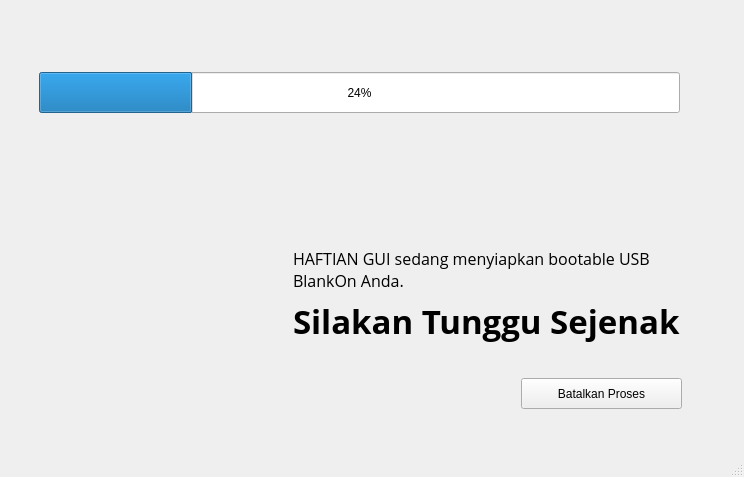
<?xml version="1.0" encoding="UTF-8"?>
<ui version="4.0">
 <class>MainWindow</class>
 <widget class="QMainWindow" name="MainWindow">
  <property name="geometry">
   <rect>
    <x>0</x>
    <y>0</y>
    <width>744</width>
    <height>477</height>
   </rect>
  </property>
  <property name="minimumSize">
   <size>
    <width>744</width>
    <height>477</height>
   </size>
  </property>
  <property name="maximumSize">
   <size>
    <width>744</width>
    <height>477</height>
   </size>
  </property>
  <property name="windowTitle">
   <string>MainWindow</string>
  </property>
  <widget class="QWidget" name="centralwidget">
   <widget class="QWidget" name="">
    <property name="geometry">
     <rect>
      <x>39</x>
      <y>72</y>
      <width>643</width>
      <height>337</height>
     </rect>
    </property>
    <layout class="QVBoxLayout" name="verticalLayout_4">
     <item>
      <widget class="QProgressBar" name="progressBar">
       <property name="minimumSize">
        <size>
         <width>641</width>
         <height>41</height>
        </size>
       </property>
       <property name="maximumSize">
        <size>
         <width>641</width>
         <height>41</height>
        </size>
       </property>
       <property name="value">
        <number>24</number>
       </property>
      </widget>
     </item>
     <item>
      <spacer name="verticalSpacer_3">
       <property name="orientation">
        <enum>Qt::Vertical</enum>
       </property>
       <property name="sizeHint" stdset="0">
        <size>
         <width>20</width>
         <height>40</height>
        </size>
       </property>
      </spacer>
     </item>
     <item>
      <layout class="QHBoxLayout" name="horizontalLayout_2">
       <item>
        <widget class="QLabel" name="label">
         <property name="minimumSize">
          <size>
           <width>175</width>
           <height>240</height>
          </size>
         </property>
         <property name="maximumSize">
          <size>
           <width>175</width>
           <height>240</height>
          </size>
         </property>
         <property name="text">
          <string/>
         </property>
         <property name="pixmap">
          <pixmap resource="haftian-assets.qrc">:/asset/boni-type.png</pixmap>
         </property>
         <property name="scaledContents">
          <bool>true</bool>
         </property>
        </widget>
       </item>
       <item>
        <spacer name="horizontalSpacer_2">
         <property name="orientation">
          <enum>Qt::Horizontal</enum>
         </property>
         <property name="sizeHint" stdset="0">
          <size>
           <width>40</width>
           <height>20</height>
          </size>
         </property>
        </spacer>
       </item>
       <item>
        <layout class="QVBoxLayout" name="verticalLayout_3">
         <item>
          <spacer name="verticalSpacer_2">
           <property name="orientation">
            <enum>Qt::Vertical</enum>
           </property>
           <property name="sizeHint" stdset="0">
            <size>
             <width>20</width>
             <height>48</height>
            </size>
           </property>
          </spacer>
         </item>
         <item>
          <layout class="QVBoxLayout" name="verticalLayout_2">
           <item>
            <layout class="QVBoxLayout" name="verticalLayout">
             <item>
              <widget class="QLabel" name="label_2">
               <property name="font">
                <font>
                 <family>Open Sans</family>
                 <pointsize>12</pointsize>
                </font>
               </property>
               <property name="text">
                <string>HAFTIAN GUI sedang menyiapkan bootable USB BlankOn Anda.</string>
               </property>
               <property name="wordWrap">
                <bool>true</bool>
               </property>
              </widget>
             </item>
             <item>
              <widget class="QLabel" name="label_3">
               <property name="font">
                <font>
                 <family>Open Sans</family>
                 <pointsize>25</pointsize>
                 <weight>75</weight>
                 <bold>true</bold>
                </font>
               </property>
               <property name="text">
                <string>Silakan Tunggu Sejenak</string>
               </property>
               <property name="wordWrap">
                <bool>true</bool>
               </property>
              </widget>
             </item>
            </layout>
           </item>
           <item>
            <spacer name="verticalSpacer">
             <property name="orientation">
              <enum>Qt::Vertical</enum>
             </property>
             <property name="sizeHint" stdset="0">
              <size>
               <width>20</width>
               <height>28</height>
              </size>
             </property>
            </spacer>
           </item>
           <item>
            <layout class="QHBoxLayout" name="horizontalLayout">
             <item>
              <spacer name="horizontalSpacer">
               <property name="orientation">
                <enum>Qt::Horizontal</enum>
               </property>
               <property name="sizeHint" stdset="0">
                <size>
                 <width>228</width>
                 <height>20</height>
                </size>
               </property>
              </spacer>
             </item>
             <item>
              <widget class="QPushButton" name="pushButton">
               <property name="minimumSize">
                <size>
                 <width>161</width>
                 <height>31</height>
                </size>
               </property>
               <property name="maximumSize">
                <size>
                 <width>161</width>
                 <height>31</height>
                </size>
               </property>
               <property name="text">
                <string>Batalkan Proses</string>
               </property>
              </widget>
             </item>
            </layout>
           </item>
          </layout>
         </item>
        </layout>
       </item>
      </layout>
     </item>
    </layout>
   </widget>
  </widget>
  <widget class="QMenuBar" name="menubar">
   <property name="geometry">
    <rect>
     <x>0</x>
     <y>0</y>
     <width>744</width>
     <height>22</height>
    </rect>
   </property>
  </widget>
  <widget class="QStatusBar" name="statusbar"/>
 </widget>
 <resources>
  <include location="haftian-assets.qrc"/>
 </resources>
 <connections/>
</ui>
